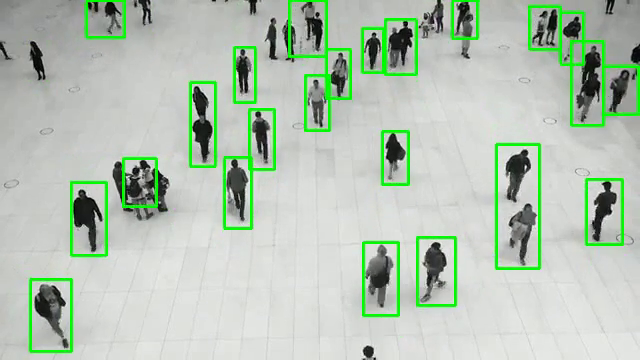
#> input picture frame 8 of video_1.mp4, 640 x 360 px, given in place of temp - cars.mp4, which was not available
$ python 'moving object detection.py'
#> lines starting #> are read from the running program, lines starting #| are printed output that depends on the picture; after the words box and inside, x2 and y2 are one past the last pixel; in counts of white or black regions, pixels touching at a corner belong together; pictures that were not available may be replaced by others from this repository, and a replacement may not be noted
import cv2
import numpy as np

cap = cv2.VideoCapture("c:/temp - cars.mp4")

# create a background object
backgroundObject = cv2.createBackgroundSubtractorMOG2(history=2)
kernel = np.ones((3,3),np.uint8)
kernel2 = None

while True:
    ret , frame = cap.read()
#> frame is the input picture: shape (360, 640, 3); mean B, G, R 179.8, 196, 180.9
    if not ret :
        break

    fgmask = backgroundObject.apply(frame)
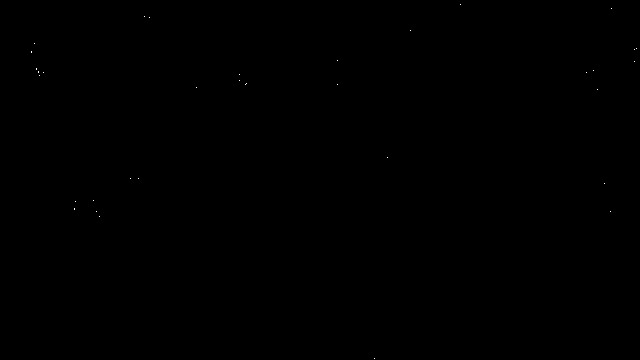
#> fgmask: shape (360, 640); values 127 (black) and 255 (white), 0.02% white in thin lines or dots
    _, fgmask = cv2.threshold(fgmask ,20 , 255 , cv2.THRESH_BINARY)
#> fgmask: shape (360, 640); every value is 255
    fgmask = cv2.erode(fgmask, kernel, iterations=1)
    fgmask = cv2.dilate(fgmask,kernel2 , iterations=6  )


    # detect the countours
    countors, _ = cv2.findContours(fgmask, cv2.RETR_EXTERNAL, cv2.CHAIN_APPROX_SIMPLE)
#> countors = [[[0, 0], [0, 359], [639, 359], [639, 0]]]

    frameCopy = frame.copy()

    # loop inside the countor and search for bigger ones

    for cnt in countors:
        if cv2.contourArea(cnt) > 20000:

            # get the area coordinates
            x , y, width , height = cv2.boundingRect(cnt)

            # draw a rectangle around the area
            cv2.rectangle(frameCopy, (x,y), (x+width, y+ height) , (0,0,255), 2)

            # write a text near the object
            cv2.putText(frameCopy ,"Car detected", (x, y-10), cv2.FONT_HERSHEY_SIMPLEX, 0.3 , (0,255,0), 1, cv2.LINE_AA)
#> this loop made 1 pass
#> (cnt, x, y, width, height) on pass 1: ([[0, 0], [0, 359], [639, 359], [639, 0]], 0, 0, 640, 360)
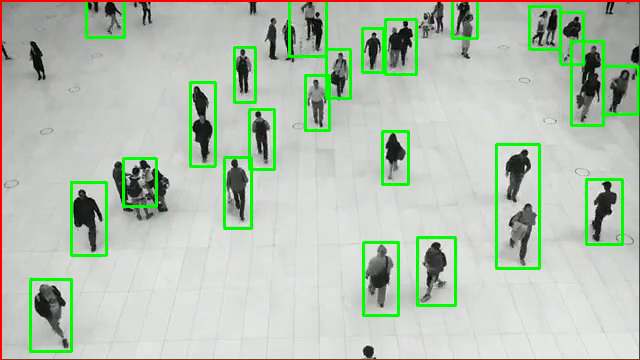
#> frameCopy: shape (360, 640, 3); 1.3% of pixels changed, all inside (x1, y1, x2, y2) = (0, 0, 640, 360)

    forground = cv2.bitwise_and(frame,frame , mask = fgmask)

    # combine all together
    stacked = np.hstack((frame,forground,frameCopy))
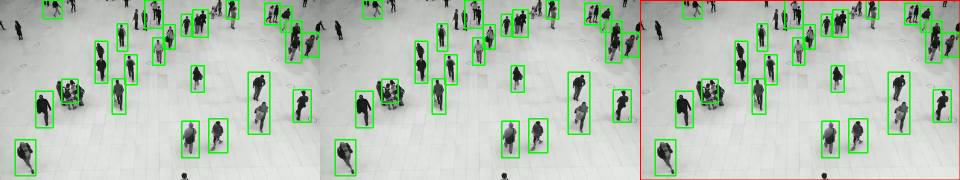
#> stacked: shape (360, 1920, 3) (shown at 1/2 size); mean B, G, R 179.1, 195.2, 181.3

    cv2.imshow("stacked", cv2.resize(stacked,None,fx=0.4, fy=0.4))
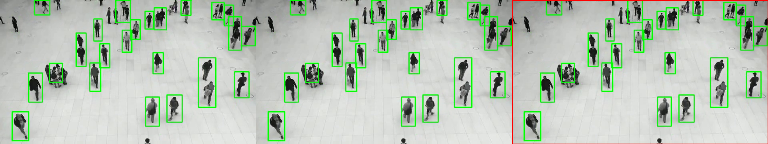
#> window 'stacked': shape (144, 768, 3); mean B, G, R 179.2, 195.1, 181.4

    # [4 lines of commented-out code are left out]

    if cv2.waitKey(1) == ord('q'):
#> (key q is pressed here)
        break


cap.release()
cv2.destroyAllWindows()

$ run again, starting later in the video
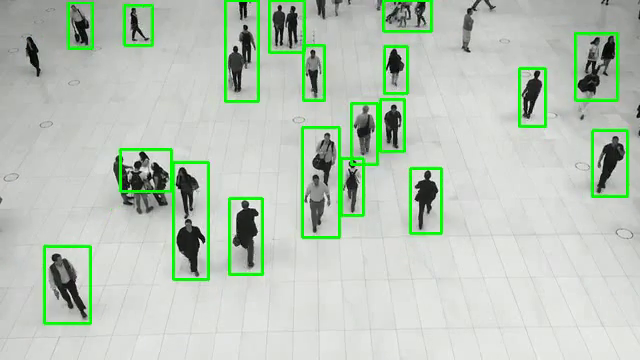
#> input picture frame 37 of video_1.mp4, 640 x 360 px, given in place of temp - cars.mp4, which was not available
#> frame is the input picture: shape (360, 640, 3); mean B, G, R 183.6, 198.4, 184.7
#> countors = [[[0, 0], [0, 359], [639, 359], [639, 0]]]
#> the loop `for cnt in countors:` made 1 pass
#> (cnt, x, y, width, height) on pass 1: ([[0, 0], [0, 359], [639, 359], [639, 0]], 0, 0, 640, 360)
#> after the loop `for cnt in countors:`:
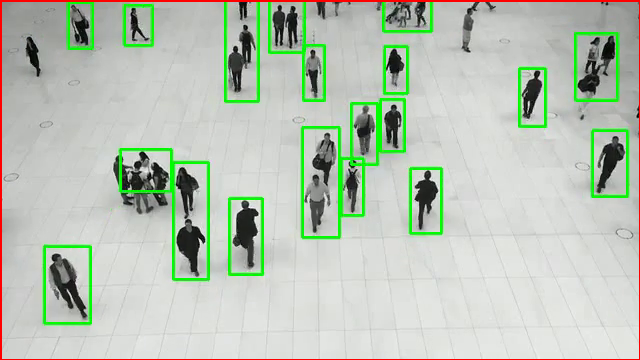
#> frameCopy: shape (360, 640, 3); 1.3% of pixels changed, all inside (x1, y1, x2, y2) = (0, 0, 640, 360)
#> `cv2.imshow("stacked", cv2.resize(stacked,None,fx=0.4, fy=0.4))`:
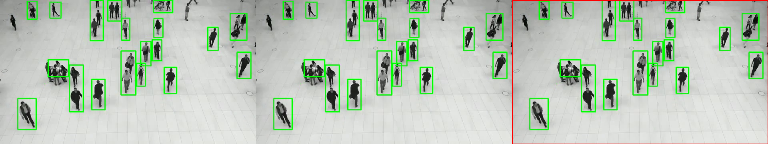
#> window 'stacked': shape (144, 768, 3); mean B, G, R 182.7, 197.6, 185

$ run again, starting later in the video
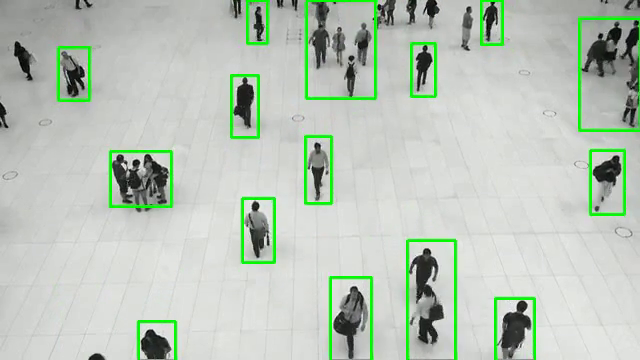
#> input picture frame 67 of video_1.mp4, 640 x 360 px, given in place of temp - cars.mp4, which was not available
#> frame is the input picture: shape (360, 640, 3); mean B, G, R 185.5, 198.1, 186.7
#> countors = [[[0, 0], [0, 359], [639, 359], [639, 0]]]
#> the loop `for cnt in countors:` made 1 pass
#> (cnt, x, y, width, height) on pass 1: ([[0, 0], [0, 359], [639, 359], [639, 0]], 0, 0, 640, 360)
#> after the loop `for cnt in countors:`:
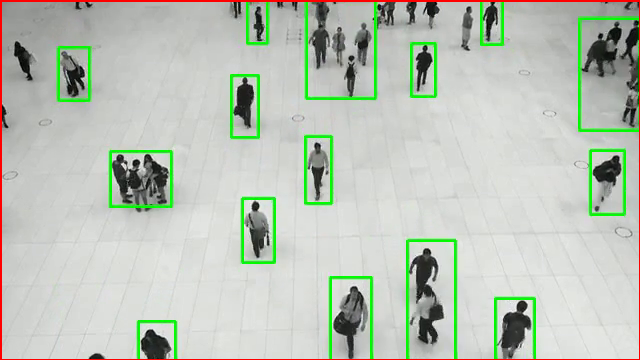
#> frameCopy: shape (360, 640, 3); 1.3% of pixels changed, all inside (x1, y1, x2, y2) = (0, 0, 640, 360)
#> `cv2.imshow("stacked", cv2.resize(stacked,None,fx=0.4, fy=0.4))`:
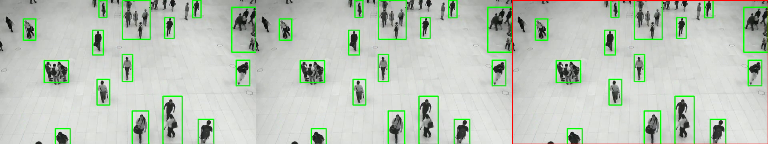
#> window 'stacked': shape (144, 768, 3); mean B, G, R 184.7, 197.4, 187.1
